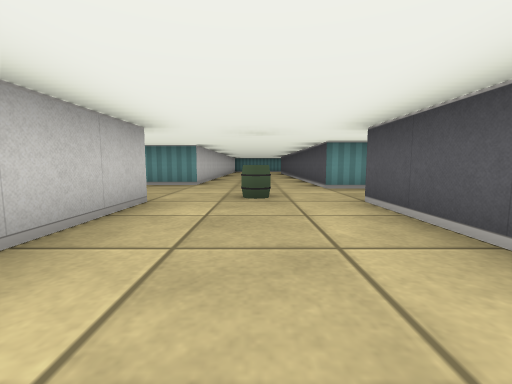
[1] (above)

18 first-person views from a walk through a cub3D ray-caster map. The camera is about half as high as the walls, tilts 6° down and sees 90° across. The floor is counted in squares. Each view is taken from the middle of a square. On the plan, view 1 faces up. The plan holds only what a view shows up to about 9 squares ahead; the rest is blank.

[2]
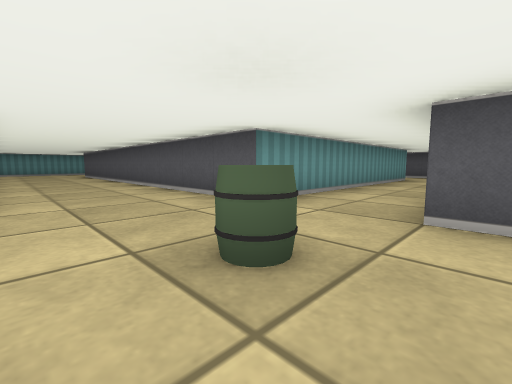

[3]
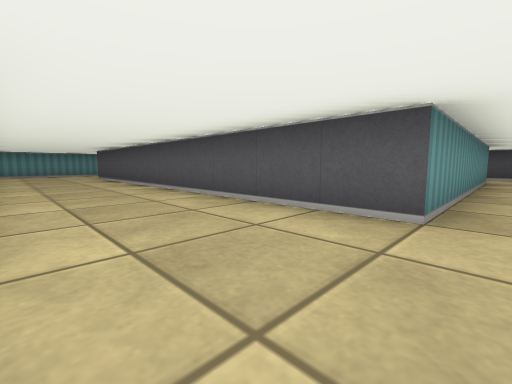

[4]
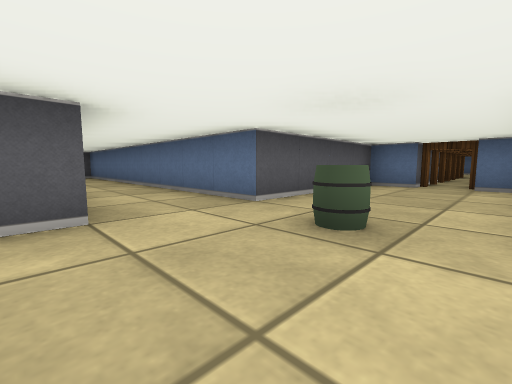

[5]
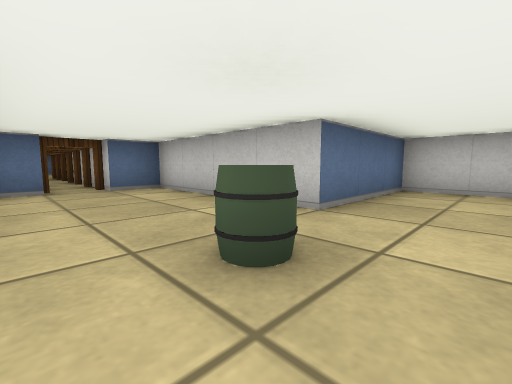

[6]
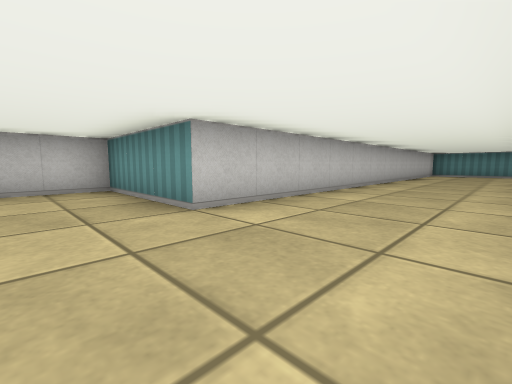

[7]
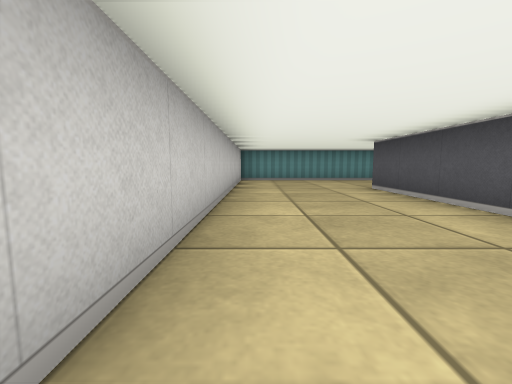

[8]
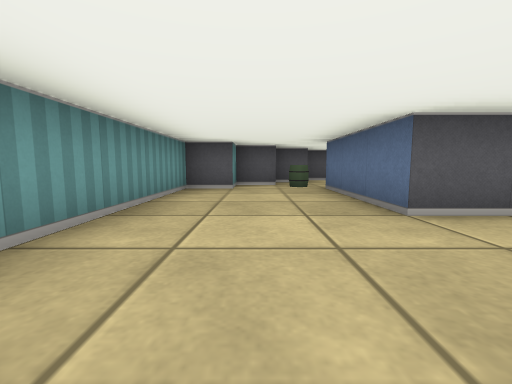

[9]
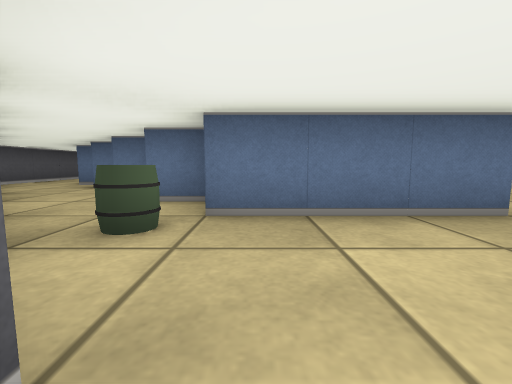

[10]
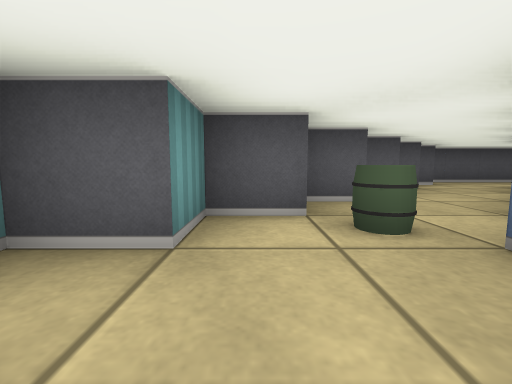

[11]
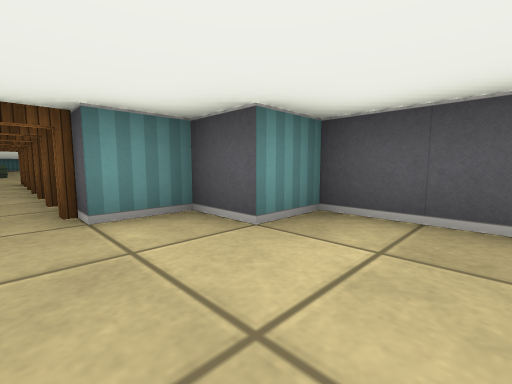

[12]
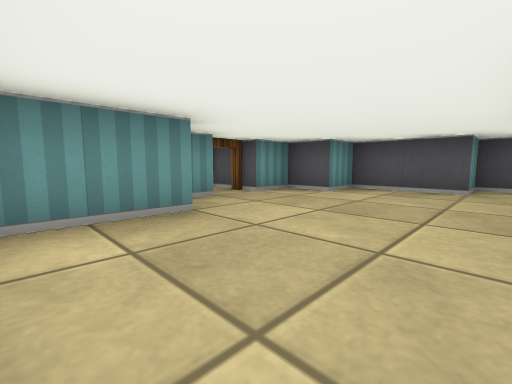

[13]
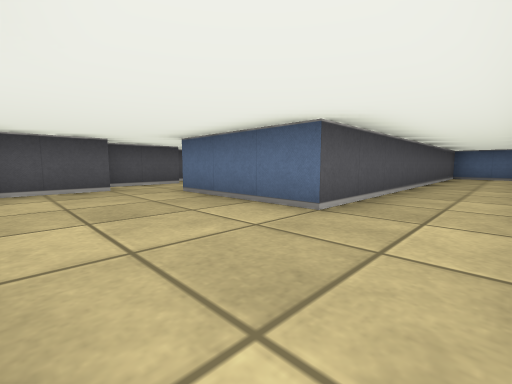

[14]
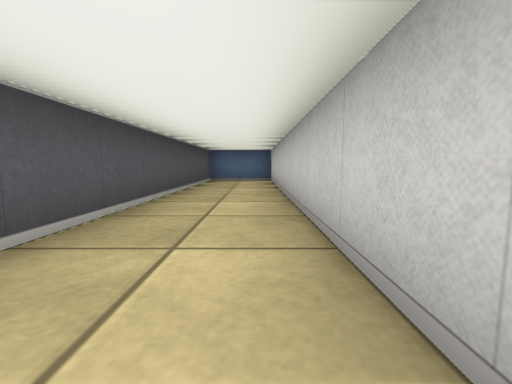

[15]
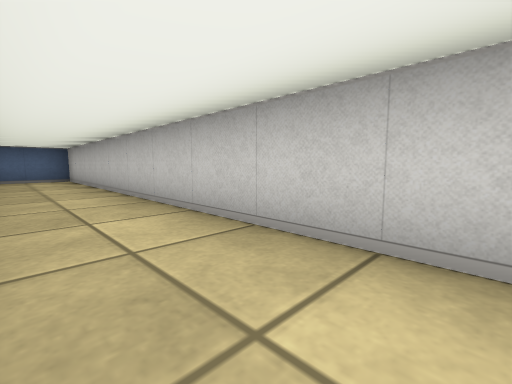

[16]
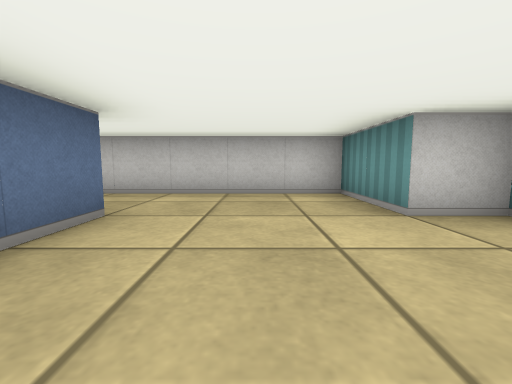

[17]
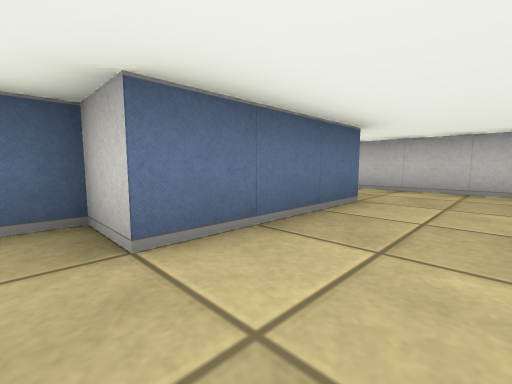

[18]
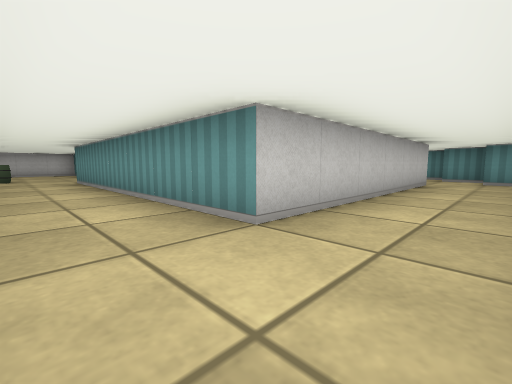

### Floor plan
Ten units are one square. View 1 is at (0, 0); x grows to the right and y downward. Boxes are objects, and circles mark ways between rooms. Rooms are numbered by the first view taken in them; rooms with no view inside come last. Other rooms are left out.
<svg viewBox="-50 -190 160 400">
<path fill="none" stroke="#000" d="M46 -145 55 -145M59 -135 65 -135M70 -125 75 -125M85 -115 85 -55 15 -55 15 -155 45 -155M65 -154 65 -165M75 -144 75 -154M55 -164 55 -175 45 -175 45 -185 -15 -185 -15 -65 -45 -65 -45 -35 -15 -35 -15 5 -5 5M84 -145 79 -145M105 -89 105 -119M5 5 15 5 15 -35 94 -35M95 -135 85 -135 85 -140M100 -125 95 -125 95 -129M105 -50 105 -56M35 125 35 105 25 105 25 85 15 85 15 75 5 75M-4 75 -15 75 -15 85 -35 85 -35 205 -15 205 -15 115 15 115 15 125 21 125"/>
<rect x="-5" y="-45" width="10" height="10" fill="#bbb"><title>barrel</title></rect>
<rect x="45" y="-165" width="10" height="10" fill="#bbb"><title>barrel</title></rect>
<circle cx="0" cy="40" r="3" fill="#2a7"/>
<text x="10" y="-90">1</text>
<text x="-20" y="130">2</text>
</svg>
Room 1 opens to room 2.

Where each view was taken, in squares from view 1:
view 1: 0 up, 0 right, facing up
view 2: 3 up, 1 left, facing up-right
view 3: 5 up, 1 left, facing up-right
view 4: 6 up, 1 left, facing down-right
view 5: 5 up, 1 right, facing down-left
view 6: 5 up, 1 right, facing up-left
view 7: 10 up, 1 left, facing up
view 8: 17 up, 1 left, facing right
view 9: 18 up, 4 right, facing down
view 10: 17 up, 3 right, facing right
view 11: 10 down, 0 right, facing up-right
view 12: 11 down, 3 left, facing up-right
view 13: 9 down, 3 left, facing down-right
view 14: 12 down, 3 left, facing down
view 15: 11 down, 2 left, facing down-left
view 16: 10 down, 1 right, facing left
view 17: 10 down, 2 right, facing down-left
view 18: 4 up, 10 right, facing up-left
